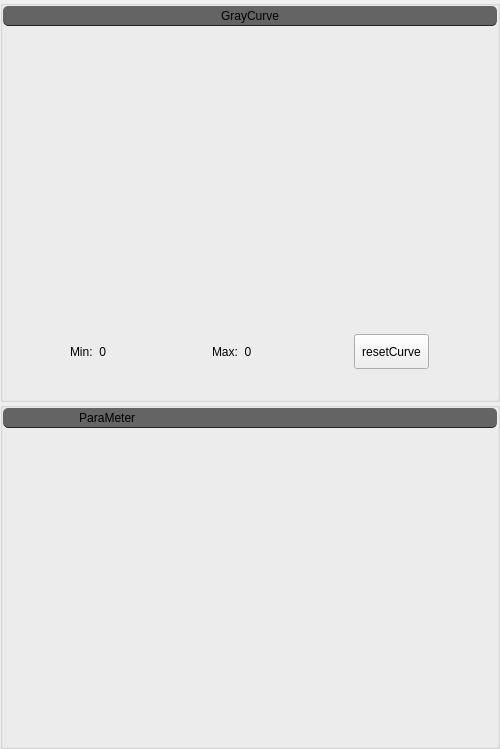
<?xml version="1.0" encoding="UTF-8"?>
<ui version="4.0">
 <class>GrayCurveChart</class>
 <widget class="QWidget" name="GrayCurveChart">
  <property name="geometry">
   <rect>
    <x>0</x>
    <y>0</y>
    <width>500</width>
    <height>749</height>
   </rect>
  </property>
  <property name="sizePolicy">
   <sizepolicy hsizetype="Expanding" vsizetype="Expanding">
    <horstretch>0</horstretch>
    <verstretch>0</verstretch>
   </sizepolicy>
  </property>
  <property name="minimumSize">
   <size>
    <width>500</width>
    <height>0</height>
   </size>
  </property>
  <property name="maximumSize">
   <size>
    <width>500</width>
    <height>9999</height>
   </size>
  </property>
  <property name="windowTitle">
   <string>GrayCurveChart</string>
  </property>
  <layout class="QVBoxLayout" name="verticalLayout_2">
   <property name="spacing">
    <number>0</number>
   </property>
   <property name="leftMargin">
    <number>0</number>
   </property>
   <property name="topMargin">
    <number>0</number>
   </property>
   <property name="rightMargin">
    <number>0</number>
   </property>
   <property name="bottomMargin">
    <number>0</number>
   </property>
   <item>
    <widget class="QGroupBox" name="groupBox">
     <property name="sizePolicy">
      <sizepolicy hsizetype="MinimumExpanding" vsizetype="MinimumExpanding">
       <horstretch>0</horstretch>
       <verstretch>0</verstretch>
      </sizepolicy>
     </property>
     <property name="minimumSize">
      <size>
       <width>442</width>
       <height>402</height>
      </size>
     </property>
     <property name="maximumSize">
      <size>
       <width>9999</width>
       <height>9999</height>
      </size>
     </property>
     <property name="title">
      <string/>
     </property>
     <layout class="QVBoxLayout" name="verticalLayout">
      <property name="spacing">
       <number>0</number>
      </property>
      <property name="leftMargin">
       <number>0</number>
      </property>
      <property name="topMargin">
       <number>0</number>
      </property>
      <property name="rightMargin">
       <number>0</number>
      </property>
      <property name="bottomMargin">
       <number>0</number>
      </property>
      <item>
       <widget class="QLabel" name="label">
        <property name="sizePolicy">
         <sizepolicy hsizetype="Preferred" vsizetype="Minimum">
          <horstretch>0</horstretch>
          <verstretch>0</verstretch>
         </sizepolicy>
        </property>
        <property name="minimumSize">
         <size>
          <width>0</width>
          <height>20</height>
         </size>
        </property>
        <property name="maximumSize">
         <size>
          <width>16777215</width>
          <height>20</height>
         </size>
        </property>
        <property name="layoutDirection">
         <enum>Qt::LeftToRight</enum>
        </property>
        <property name="styleSheet">
         <string notr="true">border:0px solid;
border-bottom-width:1px;
border-radius:5px;
-moz-border-radius:5px;
border-color:#242424;
font: 75 11pt &quot;新宋体&quot;;
background-color: #646464;</string>
        </property>
        <property name="text">
         <string>GrayCurve</string>
        </property>
        <property name="alignment">
         <set>Qt::AlignCenter</set>
        </property>
       </widget>
      </item>
      <item>
       <widget class="ChartWidget" name="widget" native="true">
        <property name="sizePolicy">
         <sizepolicy hsizetype="Expanding" vsizetype="Expanding">
          <horstretch>0</horstretch>
          <verstretch>0</verstretch>
         </sizepolicy>
        </property>
        <property name="minimumSize">
         <size>
          <width>0</width>
          <height>0</height>
         </size>
        </property>
        <property name="maximumSize">
         <size>
          <width>9999</width>
          <height>9999</height>
         </size>
        </property>
       </widget>
      </item>
      <item>
       <widget class="QWidget" name="widget_2" native="true">
        <property name="minimumSize">
         <size>
          <width>438</width>
          <height>95</height>
         </size>
        </property>
        <property name="maximumSize">
         <size>
          <width>9999</width>
          <height>95</height>
         </size>
        </property>
        <property name="styleSheet">
         <string notr="true"/>
        </property>
        <layout class="QHBoxLayout" name="horizontalLayout_2">
         <property name="spacing">
          <number>2</number>
         </property>
         <property name="leftMargin">
          <number>2</number>
         </property>
         <property name="topMargin">
          <number>2</number>
         </property>
         <property name="rightMargin">
          <number>2</number>
         </property>
         <property name="bottomMargin">
          <number>2</number>
         </property>
         <item>
          <widget class="QLabel" name="label_min">
           <property name="minimumSize">
            <size>
             <width>75</width>
             <height>35</height>
            </size>
           </property>
           <property name="maximumSize">
            <size>
             <width>75</width>
             <height>35</height>
            </size>
           </property>
           <property name="text">
            <string>Min:  0</string>
           </property>
          </widget>
         </item>
         <item>
          <widget class="QLabel" name="label_max">
           <property name="minimumSize">
            <size>
             <width>75</width>
             <height>35</height>
            </size>
           </property>
           <property name="maximumSize">
            <size>
             <width>75</width>
             <height>35</height>
            </size>
           </property>
           <property name="text">
            <string>Max:  0</string>
           </property>
          </widget>
         </item>
         <item>
          <widget class="QToolButton" name="resetCurveBtn">
           <property name="sizePolicy">
            <sizepolicy hsizetype="Fixed" vsizetype="Maximum">
             <horstretch>0</horstretch>
             <verstretch>0</verstretch>
            </sizepolicy>
           </property>
           <property name="minimumSize">
            <size>
             <width>75</width>
             <height>35</height>
            </size>
           </property>
           <property name="maximumSize">
            <size>
             <width>75</width>
             <height>35</height>
            </size>
           </property>
           <property name="toolTip">
            <string>重置曲线图</string>
           </property>
           <property name="styleSheet">
            <string notr="true"/>
           </property>
           <property name="text">
            <string>resetCurve</string>
           </property>
           <property name="iconSize">
            <size>
             <width>100</width>
             <height>30</height>
            </size>
           </property>
           <property name="checkable">
            <bool>false</bool>
           </property>
          </widget>
         </item>
        </layout>
       </widget>
      </item>
     </layout>
    </widget>
   </item>
   <item>
    <widget class="QGroupBox" name="groupBox_4">
     <property name="sizePolicy">
      <sizepolicy hsizetype="MinimumExpanding" vsizetype="MinimumExpanding">
       <horstretch>0</horstretch>
       <verstretch>0</verstretch>
      </sizepolicy>
     </property>
     <property name="minimumSize">
      <size>
       <width>442</width>
       <height>200</height>
      </size>
     </property>
     <property name="maximumSize">
      <size>
       <width>9999</width>
       <height>9999</height>
      </size>
     </property>
     <property name="title">
      <string/>
     </property>
     <layout class="QVBoxLayout" name="verticalLayout_3">
      <property name="spacing">
       <number>0</number>
      </property>
      <property name="leftMargin">
       <number>0</number>
      </property>
      <property name="topMargin">
       <number>0</number>
      </property>
      <property name="rightMargin">
       <number>0</number>
      </property>
      <property name="bottomMargin">
       <number>0</number>
      </property>
      <item>
       <widget class="QLabel" name="label_2">
        <property name="enabled">
         <bool>true</bool>
        </property>
        <property name="minimumSize">
         <size>
          <width>0</width>
          <height>20</height>
         </size>
        </property>
        <property name="maximumSize">
         <size>
          <width>16777215</width>
          <height>20</height>
         </size>
        </property>
        <property name="styleSheet">
         <string notr="true">border:0px solid;
border-bottom-width:1px;
border-radius:5px;
-moz-border-radius:5px;
border-color:#242424;
font: 75 11pt &quot;新宋体&quot;;
background-color: #646464;</string>
        </property>
        <property name="text">
         <string>                      ParaMeter</string>
        </property>
       </widget>
      </item>
      <item>
       <widget class="ScanPixWidget" name="widget_3" native="true">
        <property name="sizePolicy">
         <sizepolicy hsizetype="MinimumExpanding" vsizetype="MinimumExpanding">
          <horstretch>0</horstretch>
          <verstretch>0</verstretch>
         </sizepolicy>
        </property>
        <property name="minimumSize">
         <size>
          <width>0</width>
          <height>0</height>
         </size>
        </property>
        <property name="maximumSize">
         <size>
          <width>9999</width>
          <height>9999</height>
         </size>
        </property>
        <layout class="QVBoxLayout" name="verticalLayout_5">
         <property name="spacing">
          <number>2</number>
         </property>
         <property name="leftMargin">
          <number>2</number>
         </property>
         <property name="topMargin">
          <number>2</number>
         </property>
         <property name="rightMargin">
          <number>2</number>
         </property>
         <property name="bottomMargin">
          <number>2</number>
         </property>
        </layout>
       </widget>
      </item>
     </layout>
    </widget>
   </item>
  </layout>
 </widget>
 <layoutdefault spacing="6" margin="11"/>
 <customwidgets>
  <customwidget>
   <class>ChartWidget</class>
   <extends>QWidget</extends>
   <header location="global">ChartWidget.h</header>
   <container>1</container>
  </customwidget>
  <customwidget>
   <class>ScanPixWidget</class>
   <extends>QWidget</extends>
   <header>ScanPixWidget.h</header>
   <container>1</container>
  </customwidget>
 </customwidgets>
 <resources/>
 <connections/>
</ui>
